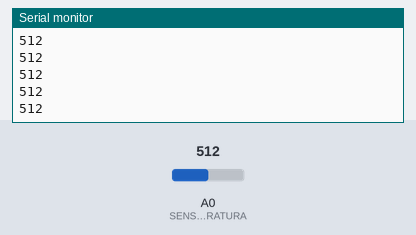
Recording of a sketch running on a simulated Arduino Uno, built with avr-gcc and run on an emulated ATmega328P. Shown: the last lines printed to the serial monitor. The test bench sets the inputs (shaded band); at power-on: A0 (SENSOR_TEMPERATURA) = 512.

Above: at 1.2 s.
1.3 s: A0 (SENSOR_TEMPERATURA) set to 716
At 1.31 s:
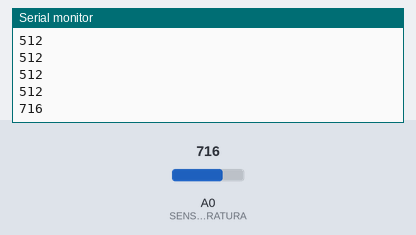
2.8 s: A0 (SENSOR_TEMPERATURA) set to 900
At 2.81 s:
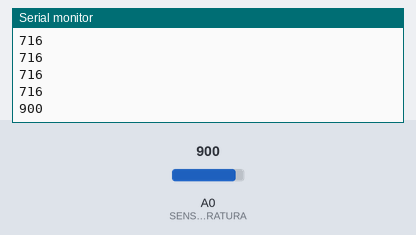
Timing chart, 0 to 5.8 s (numbered marks = the images above; inputs shaded):
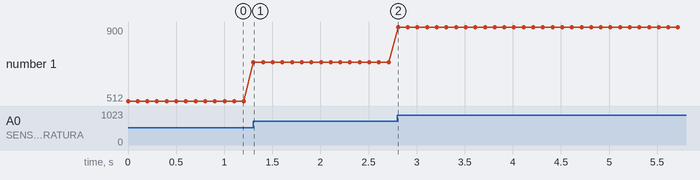

Measured:
- after the input at 1.3 s, the serial monitor: prints a new line at once (image 1)
- after the input at 2.8 s, the serial monitor: prints a new line at once (image 2)
- plotted number 1: 512 → 716 after the input at 1.3 s, 716 → 900 after the input at 2.8 s

The sketch:

gas.ino
```cpp
#define SENSOR_TEMPERATURA A0

void setup(){
  Serial.begin(9600);
  pinMode(SENSOR_TEMPERATURA, INPUT);
}

void loop(){
  int Voltaje = analogRead(SENSOR_TEMPERATURA);
  float Resistencia = (10000.0*(1023/Voltaje-1));
  float TEMPERATURA = (1.0/(log(Resistencia/10000.0)/3950.0 + 1.0 / 298.15))-273.15;
  Serial.println(Voltaje);
  delay(100);

}
```
